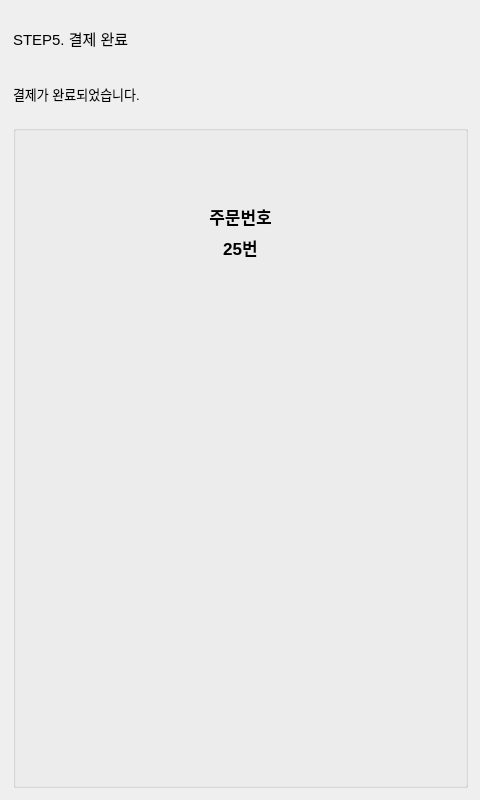
<?xml version="1.0" encoding="UTF-8"?>
<ui version="4.0">
 <class>Dialog</class>
 <widget class="QDialog" name="Dialog">
  <property name="geometry">
   <rect>
    <x>0</x>
    <y>0</y>
    <width>480</width>
    <height>800</height>
   </rect>
  </property>
  <property name="windowTitle">
   <string>Dialog</string>
  </property>
  <widget class="QWidget" name="verticalLayoutWidget">
   <property name="geometry">
    <rect>
     <x>0</x>
     <y>0</y>
     <width>481</width>
     <height>801</height>
    </rect>
   </property>
   <layout class="QGridLayout" name="gridLayout">
    <property name="sizeConstraint">
     <enum>QLayout::SetDefaultConstraint</enum>
    </property>
    <property name="leftMargin">
     <number>13</number>
    </property>
    <property name="topMargin">
     <number>13</number>
    </property>
    <property name="rightMargin">
     <number>13</number>
    </property>
    <property name="bottomMargin">
     <number>13</number>
    </property>
    <item row="0" column="0">
     <widget class="QLabel" name="labelMain">
      <property name="minimumSize">
       <size>
        <width>0</width>
        <height>50</height>
       </size>
      </property>
      <property name="maximumSize">
       <size>
        <width>16777215</width>
        <height>50</height>
       </size>
      </property>
      <property name="font">
       <font>
        <pointsize>11</pointsize>
       </font>
      </property>
      <property name="text">
       <string>STEP5. 결제 완료</string>
      </property>
     </widget>
    </item>
    <item row="1" column="0">
     <widget class="QLabel" name="label">
      <property name="minimumSize">
       <size>
        <width>0</width>
        <height>50</height>
       </size>
      </property>
      <property name="maximumSize">
       <size>
        <width>16777215</width>
        <height>50</height>
       </size>
      </property>
      <property name="font">
       <font>
        <pointsize>10</pointsize>
       </font>
      </property>
      <property name="text">
       <string>결제가 완료되었습니다.</string>
      </property>
     </widget>
    </item>
    <item row="2" column="0">
     <widget class="QGroupBox" name="groupBox">
      <property name="font">
       <font>
        <pointsize>10</pointsize>
       </font>
      </property>
      <property name="layoutDirection">
       <enum>Qt::RightToLeft</enum>
      </property>
      <property name="title">
       <string/>
      </property>
      <property name="alignment">
       <set>Qt::AlignCenter</set>
      </property>
      <layout class="QGridLayout" name="gridLayout_2">
       <item row="3" column="1">
        <spacer name="verticalSpacer_4">
         <property name="orientation">
          <enum>Qt::Vertical</enum>
         </property>
         <property name="sizeHint" stdset="0">
          <size>
           <width>20</width>
           <height>40</height>
          </size>
         </property>
        </spacer>
       </item>
       <item row="1" column="1">
        <widget class="QLabel" name="orderNum_1">
         <property name="font">
          <font>
           <pointsize>13</pointsize>
           <weight>75</weight>
           <bold>true</bold>
          </font>
         </property>
         <property name="layoutDirection">
          <enum>Qt::LeftToRight</enum>
         </property>
         <property name="text">
          <string>주문번호</string>
         </property>
         <property name="alignment">
          <set>Qt::AlignCenter</set>
         </property>
        </widget>
       </item>
       <item row="4" column="2">
        <spacer name="horizontalSpacer">
         <property name="orientation">
          <enum>Qt::Horizontal</enum>
         </property>
         <property name="sizeHint" stdset="0">
          <size>
           <width>40</width>
           <height>20</height>
          </size>
         </property>
        </spacer>
       </item>
       <item row="6" column="1">
        <spacer name="verticalSpacer">
         <property name="orientation">
          <enum>Qt::Vertical</enum>
         </property>
         <property name="sizeHint" stdset="0">
          <size>
           <width>20</width>
           <height>40</height>
          </size>
         </property>
        </spacer>
       </item>
       <item row="0" column="1">
        <spacer name="verticalSpacer_2">
         <property name="orientation">
          <enum>Qt::Vertical</enum>
         </property>
         <property name="sizeHint" stdset="0">
          <size>
           <width>20</width>
           <height>40</height>
          </size>
         </property>
        </spacer>
       </item>
       <item row="4" column="1">
        <widget class="QLabel" name="PayImg">
         <property name="enabled">
          <bool>true</bool>
         </property>
         <property name="sizePolicy">
          <sizepolicy hsizetype="Maximum" vsizetype="Preferred">
           <horstretch>0</horstretch>
           <verstretch>0</verstretch>
          </sizepolicy>
         </property>
         <property name="minimumSize">
          <size>
           <width>319</width>
           <height>319</height>
          </size>
         </property>
         <property name="maximumSize">
          <size>
           <width>319</width>
           <height>319</height>
          </size>
         </property>
         <property name="layoutDirection">
          <enum>Qt::LeftToRight</enum>
         </property>
         <property name="text">
          <string/>
         </property>
         <property name="alignment">
          <set>Qt::AlignCenter</set>
         </property>
        </widget>
       </item>
       <item row="2" column="1">
        <widget class="QLabel" name="orderNum_2">
         <property name="font">
          <font>
           <pointsize>13</pointsize>
           <weight>75</weight>
           <bold>true</bold>
          </font>
         </property>
         <property name="text">
          <string>25번</string>
         </property>
         <property name="alignment">
          <set>Qt::AlignCenter</set>
         </property>
        </widget>
       </item>
       <item row="4" column="0">
        <spacer name="horizontalSpacer_2">
         <property name="orientation">
          <enum>Qt::Horizontal</enum>
         </property>
         <property name="sizeHint" stdset="0">
          <size>
           <width>20</width>
           <height>20</height>
          </size>
         </property>
        </spacer>
       </item>
       <item row="5" column="1">
        <spacer name="verticalSpacer_3">
         <property name="orientation">
          <enum>Qt::Vertical</enum>
         </property>
         <property name="sizeHint" stdset="0">
          <size>
           <width>20</width>
           <height>40</height>
          </size>
         </property>
        </spacer>
       </item>
      </layout>
     </widget>
    </item>
   </layout>
  </widget>
 </widget>
 <resources/>
 <connections/>
</ui>
